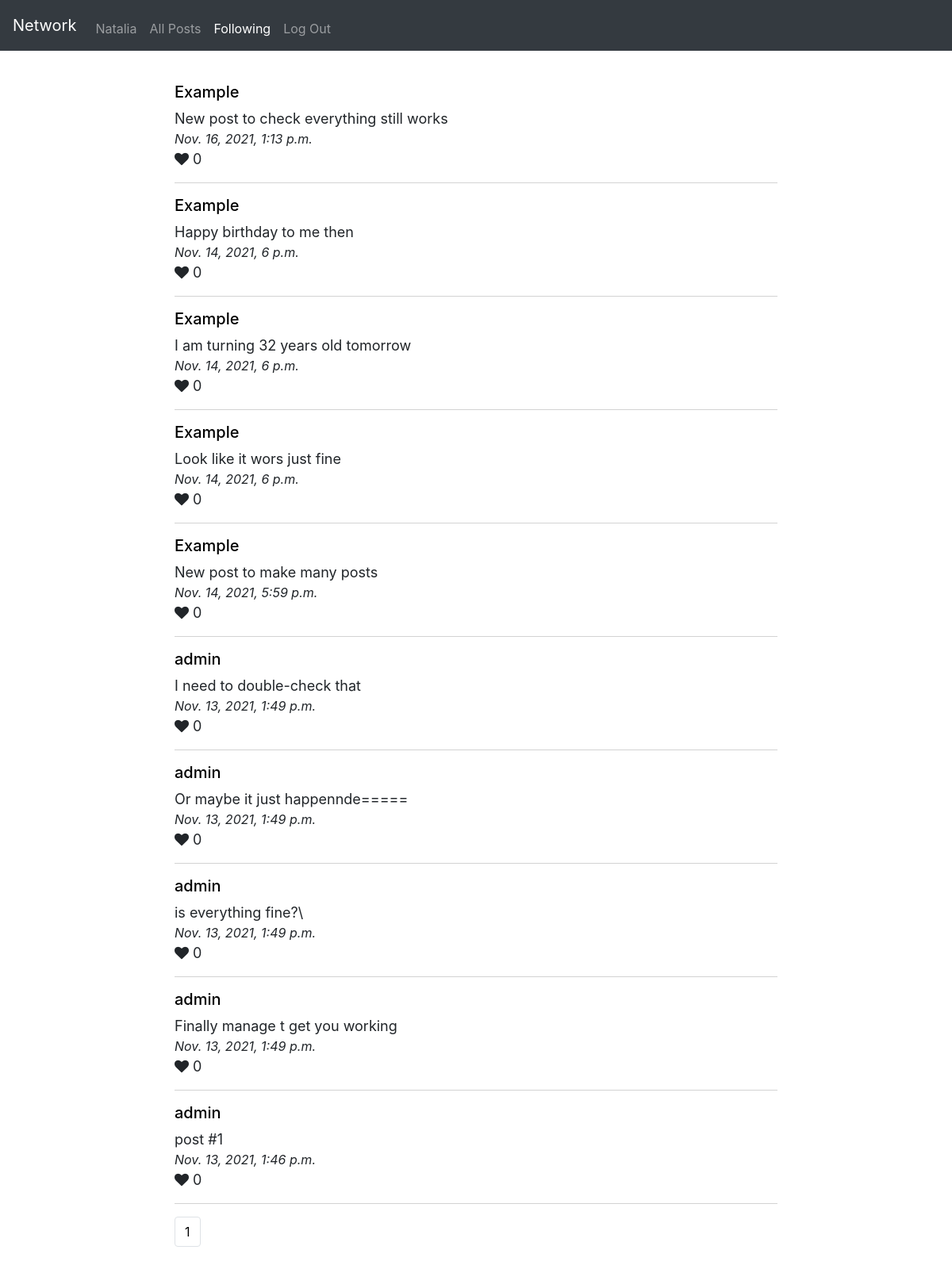
Page /following (signed in) on the earlier database version.
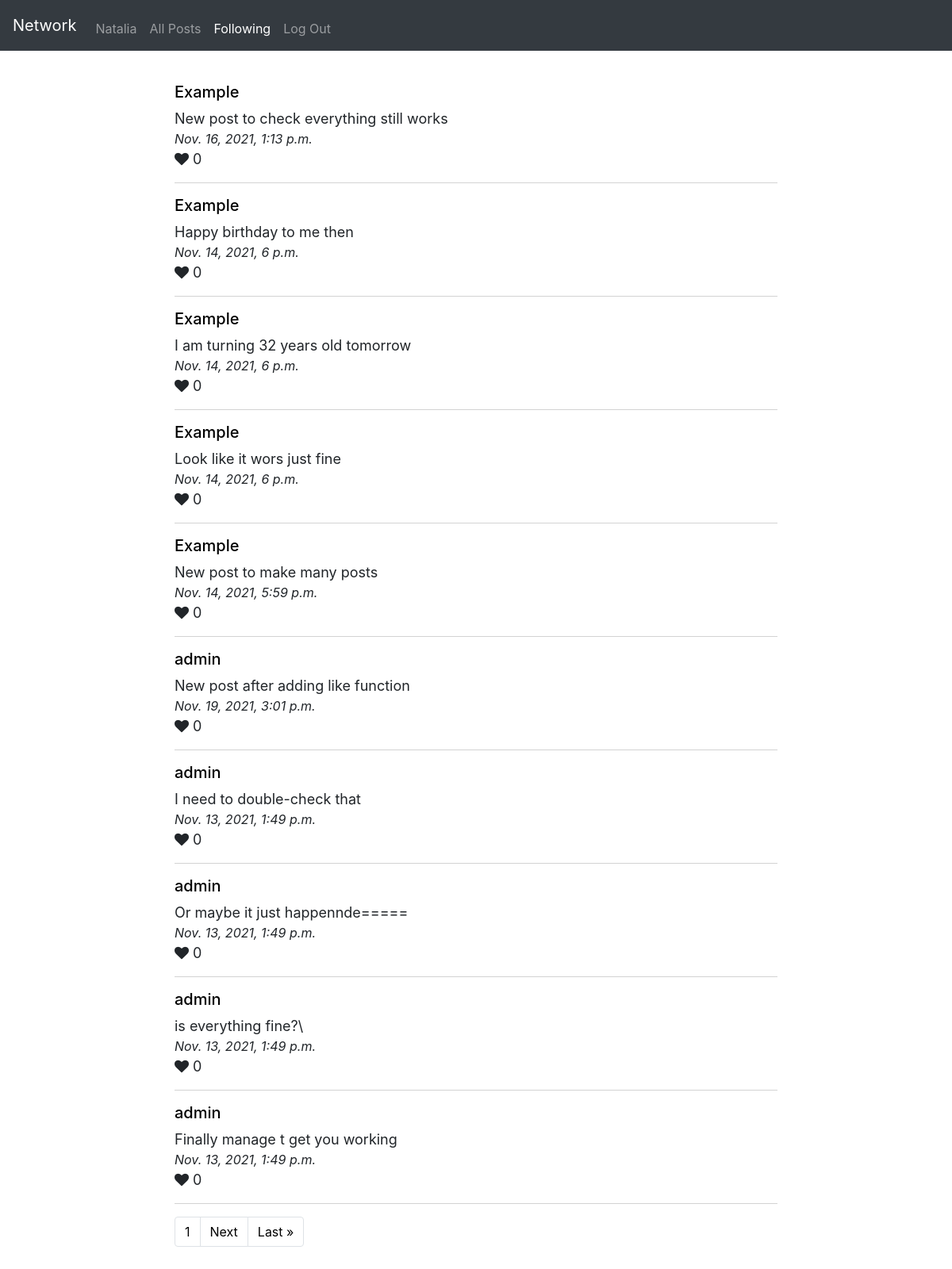
Same page on the later database version.
### network/models.py (models this page shows, shortened)
class Post(models.Model):
    author = models.ForeignKey(Profile, on_delete=models.CASCADE, related_name='author')
    post_date = models.DateTimeField(default=datetime.now)
    content = models.TextField()
    likes = models.ManyToManyField(Profile, blank=True, related_name='likes')

class Profile(models.Model):
    user = models.OneToOneField(User, on_delete=models.CASCADE, related_name="profile")
    relationships = models.ManyToManyField('self', through='Relationship', symmetrical=False, related_name='related_to')
    profile_img = models.ImageField(default="default.jpg", upload_to="profile_pic")
    def get_following(self):
        return self.relationships.filter(to_user__from_user=self)
    def __str__(self):
        return f"{self.user}"

class User(AbstractUser):
    pass

### network/views.py (the view)
# urls.py: path("following", views.following, name="following"),
@login_required
def following(request):
    user_profile = Profile.objects.get(user=request.user)
    following_posts = []
    for user in list(user_profile.get_following()):
        following_posts.extend(Post.objects.filter(author=user).order_by('post_date').reverse())
    paginator = Paginator(following_posts, 10)
    page_number = request.GET.get('page', 1)
    page_obj = paginator.get_page(page_number)
    return render(request, "network/following.html", {"page_obj": page_obj})

### network/templates/network/following.html
{% extends "network/layout.html" %}
{% load static %}
{% block body %}
{% if user.is_authenticated %}
    <div id='posts'>
        {% if page_obj|length == 0 %}
            Nothing here yet because you don't follow anyone
        {% else %}
            {% for post in page_obj %}
            <div name='post'>
                <h5> <a href="{% url 'profile' post.author.id %}"> {{ post.author }} </a></h5>
                {{ post.content }}
                <div class='post_date'>
                    {{ post.post_date }}
                </div>
                <i class="fa fa-heart" id='heart' data-post-id="{{ post.id }}"></i>
                <span>{{ post.likes|length }}</span>
                <div>
                    <hr class="solid">
                </div>
            </div>
            {% endfor %}
        {% endif %}
    </div>
{% endif %}
{% endblock %}

### network/templates/network/layout.html (shortened to what this page needs)
{% load static %}
<!DOCTYPE html>
<html lang="en">
    <head>
        <link rel="stylesheet" href="https://cdnjs.cloudflare.com/ajax/libs/font-awesome/4.7.0/css/font-awesome.min.css">
        <link rel="stylesheet" href="https://stackpath.bootstrapcdn.com/bootstrap/4.4.1/css/bootstrap.min.css">
        <link href="{% static 'network/styles.css' %}" rel="stylesheet">
    </head>
    <body>
        <nav class="navbar navbar-expand-lg navbar-dark bg-dark">
            <a class="navbar-brand" href="{% url 'index' %}">Network</a>
            <div class="collapse navbar-collapse" id="navbar">
                <ul class="navbar-nav mr-auto mt-2">
                    {% if user.is_authenticated %}
                    {% url 'profile' user.id as url %}
                    <li class="nav-item {% if request.path == url %} active {% endif %}">
                        <a class="nav-link" href="{{ url }}">{{ user.username }}</a>
                    </li>
                    {% url 'index' as url %}
                    <li class="nav-item {% if request.path == url %}active{% endif %}">
                        <a class="nav-link" href="{{ url }}">All Posts</a>
                    </li>
                    {% url 'following' as url %}
                    <li class="nav-item {% if request.path == url %}active{% endif %}">
                        <a class="nav-link" href="{{ url }}">Following</a>
                    </li>
                    {% url 'logout' as url %}
                    <li class="nav-item {% if request.path == url %}active{% endif %}">
                        <a class="nav-link" href="{{ url }}">Log Out</a>
                    </li>
                    {% endif %}
                </ul>
            </div>
        </nav>
        <div class="body">
            {% block body %}
            {% endblock %}
            <div class="footer">
                <footer>
                    <ul class="pagination">
                        <li class="page-item"><a class="page-link" href="?page={{ page_obj.number }}" id="current_page"> {{ page_obj.number }}</a></li>
                        {% if page_obj.has_next %}
                            <li class="page-item"><a class="page-link" href="?page={{ page_obj.next_page_number }}">Next</a></li>
                            <li class="page-item"><a class="page-link" href="?page={{ page_obj.paginator.num_pages }}">Last &raquo;</a></li>
                        {% endif %}
                    </ul>
                </footer>
            </div>
        </div>
    </body>
</html>

Differences in the rows shown:
no longer on this page (row unchanged): Post: author "admin", content "post #1", post_date "Nov. 13, 2021, 1:46 p.m.", likes|length "0"
added Post: author "admin", content "New post after adding like function", post_date "Nov. 19, 2021, 3:01 p.m.", likes|length "0"
Other differences:
text now shown: "Next Last »"
